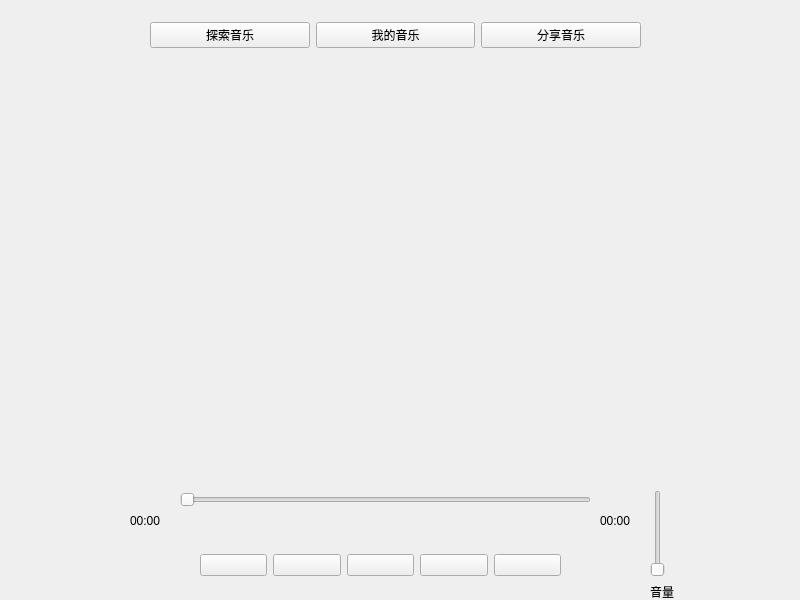
<?xml version="1.0" encoding="UTF-8"?>
<ui version="4.0">
 <class>MainWidget</class>
 <widget class="QWidget" name="MainWidget">
  <property name="geometry">
   <rect>
    <x>0</x>
    <y>0</y>
    <width>800</width>
    <height>600</height>
   </rect>
  </property>
  <property name="windowTitle">
   <string>MainWidget</string>
  </property>
  <widget class="QStackedWidget" name="stackedWidget">
   <property name="geometry">
    <rect>
     <x>40</x>
     <y>60</y>
     <width>701</width>
     <height>431</height>
    </rect>
   </property>
  </widget>
  <widget class="QWidget" name="layoutWidget">
   <property name="geometry">
    <rect>
     <x>150</x>
     <y>20</y>
     <width>491</width>
     <height>30</height>
    </rect>
   </property>
   <layout class="QHBoxLayout" name="horizontalLayout">
    <item>
     <widget class="QPushButton" name="exploreMusicBtn">
      <property name="text">
       <string>探索音乐</string>
      </property>
     </widget>
    </item>
    <item>
     <widget class="QPushButton" name="myMusicBtn">
      <property name="text">
       <string>我的音乐</string>
      </property>
     </widget>
    </item>
    <item>
     <widget class="QPushButton" name="shareMusicBtn">
      <property name="text">
       <string>分享音乐</string>
      </property>
     </widget>
    </item>
   </layout>
  </widget>
  <widget class="QSlider" name="musicSlider">
   <property name="geometry">
    <rect>
     <x>180</x>
     <y>490</y>
     <width>411</width>
     <height>20</height>
    </rect>
   </property>
   <property name="orientation">
    <enum>Qt::Horizontal</enum>
   </property>
  </widget>
  <widget class="QWidget" name="layoutWidget">
   <property name="geometry">
    <rect>
     <x>200</x>
     <y>550</y>
     <width>361</width>
     <height>30</height>
    </rect>
   </property>
   <layout class="QGridLayout" name="gridLayout">
    <item row="0" column="4">
     <widget class="QPushButton" name="play_mode">
      <property name="styleSheet">
       <string notr="true">background-image: url(:/assets/order_play.png);</string>
      </property>
      <property name="text">
       <string/>
      </property>
     </widget>
    </item>
    <item row="0" column="0">
     <widget class="QPushButton" name="play_lists">
      <property name="styleSheet">
       <string notr="true">background-image: url(:/assets/play_lists.png);</string>
      </property>
      <property name="text">
       <string/>
      </property>
     </widget>
    </item>
    <item row="0" column="1">
     <widget class="QPushButton" name="last_music">
      <property name="styleSheet">
       <string notr="true">background-image: url(:/assets/play_last.png);</string>
      </property>
      <property name="text">
       <string/>
      </property>
     </widget>
    </item>
    <item row="0" column="2">
     <widget class="QPushButton" name="playMusicBtn">
      <property name="styleSheet">
       <string notr="true">background-image: url(:/assets/play_music.png);</string>
      </property>
      <property name="text">
       <string/>
      </property>
      <property name="iconSize">
       <size>
        <width>32</width>
        <height>32</height>
       </size>
      </property>
      <property name="checkable">
       <bool>false</bool>
      </property>
     </widget>
    </item>
    <item row="0" column="3">
     <widget class="QPushButton" name="next_music">
      <property name="styleSheet">
       <string notr="true">background-image: url(:/assets/play_next.png);</string>
      </property>
      <property name="text">
       <string/>
      </property>
     </widget>
    </item>
   </layout>
  </widget>
  <widget class="QWidget" name="layoutWidget">
   <property name="geometry">
    <rect>
     <x>650</x>
     <y>490</y>
     <width>32</width>
     <height>111</height>
    </rect>
   </property>
   <layout class="QVBoxLayout" name="vertiLayout">
    <item>
     <widget class="QSlider" name="audioSlider">
      <property name="orientation">
       <enum>Qt::Vertical</enum>
      </property>
     </widget>
    </item>
    <item>
     <widget class="QLabel" name="label">
      <property name="text">
       <string>音量</string>
      </property>
     </widget>
    </item>
   </layout>
  </widget>
  <widget class="QLabel" name="playingMusic">
   <property name="geometry">
    <rect>
     <x>230</x>
     <y>520</y>
     <width>321</width>
     <height>20</height>
    </rect>
   </property>
   <property name="text">
    <string/>
   </property>
   <property name="alignment">
    <set>Qt::AlignCenter</set>
   </property>
   <property name="indent">
    <number>0</number>
   </property>
  </widget>
  <widget class="QWidget" name="layoutWidget">
   <property name="geometry">
    <rect>
     <x>130</x>
     <y>510</y>
     <width>501</width>
     <height>22</height>
    </rect>
   </property>
   <layout class="QHBoxLayout" name="horizontalLayout_2">
    <item>
     <widget class="QLabel" name="current_time">
      <property name="text">
       <string>00:00</string>
      </property>
     </widget>
    </item>
    <item>
     <spacer name="horizontalSpacer">
      <property name="orientation">
       <enum>Qt::Horizontal</enum>
      </property>
      <property name="sizeHint" stdset="0">
       <size>
        <width>40</width>
        <height>20</height>
       </size>
      </property>
     </spacer>
    </item>
    <item>
     <widget class="QLabel" name="total_time">
      <property name="text">
       <string>00:00</string>
      </property>
     </widget>
    </item>
   </layout>
  </widget>
 </widget>
 <resources/>
 <connections/>
</ui>
